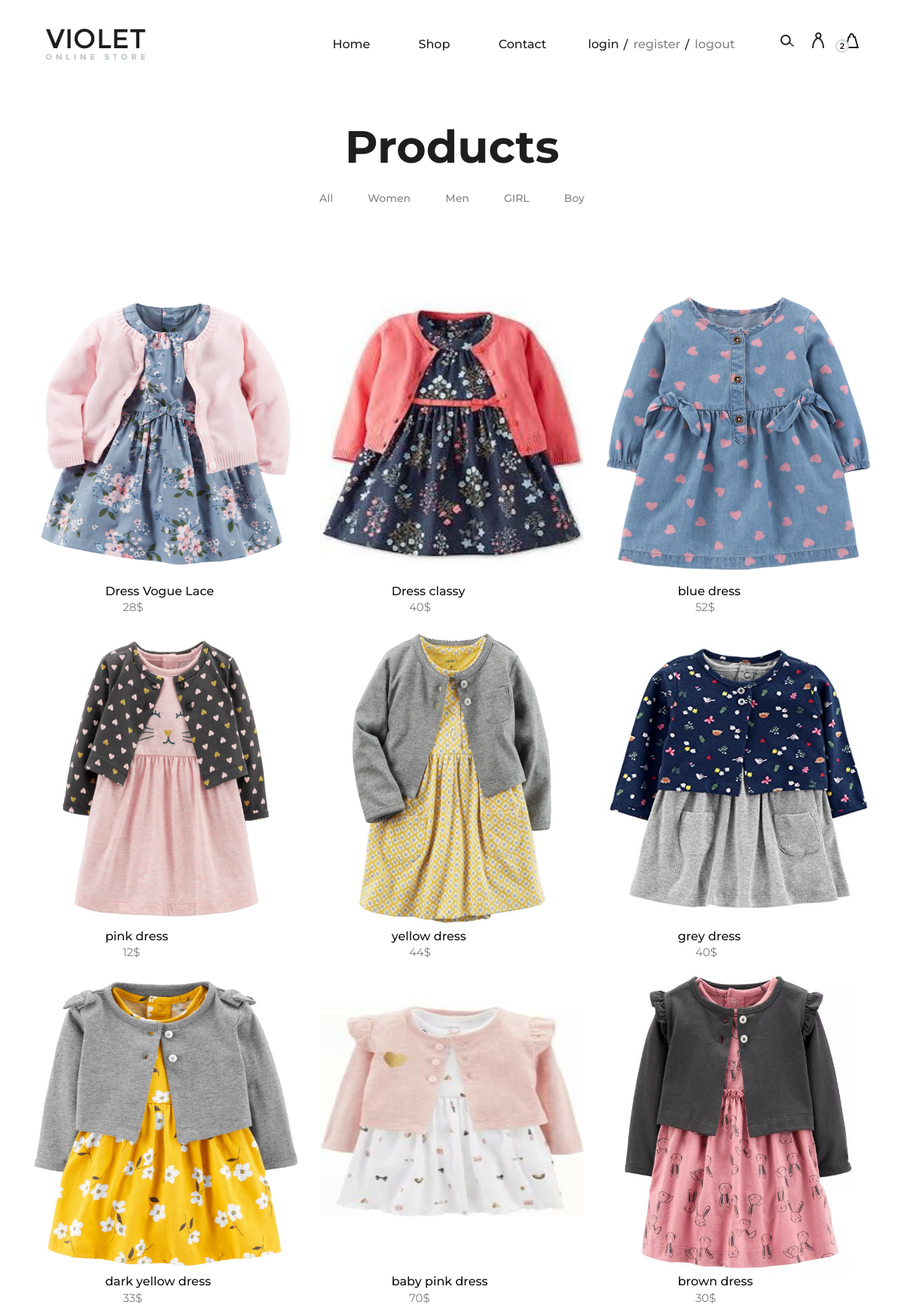
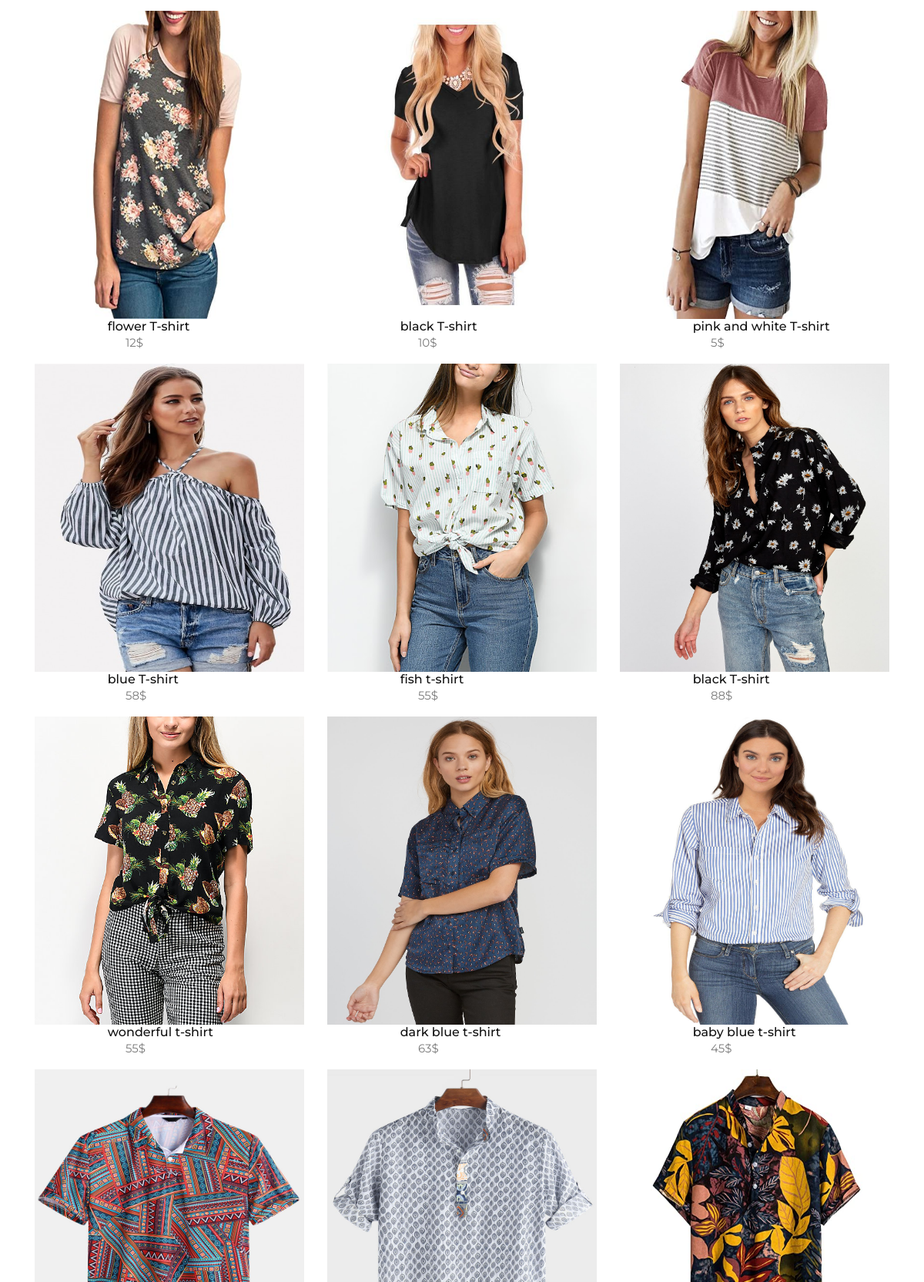
The page /care/all-product.php (upper part) on the database its author committed (2 pictures, top to bottom).
### tables this page shows
CREATE TABLE `product` (
  `pro_id` int(255) NOT NULL,
  `pro_name` varchar(255) NOT NULL,
  `pro_price` int(255) NOT NULL,
  `pro_imge` varchar(255) NOT NULL,
  `pro_desc` varchar(255) NOT NULL,
  `cat_id` int(11) NOT NULL
);

### care/all-product.php (the view, shortened to what this page needs)
<?php include("include/header.php") ?>
<?php include("admin/include/connection.php");
?>
  <section class="latest-products spad">
        <div class="container">
            <div class="product-filter">
                <div class="row">
                    <div class="col-lg-12 text-center">
                        <div class="section-title">
                            <h2>Products</h2>
                        </div>
                        <ul class="product-controls">
                            <li data-filter="*">All</li>
                            <li data-filter=".dresses">Women</li>
                            <li data-filter=".bags">Men</li>
                            <li data-filter=".shoes">GIRL</li>
                            <li data-filter=".accesories">Boy</li>
                        </ul>
                    </div>
                </div>
            </div>
<div class="row">
                                            <?php
                            $query = "select * from product ";
                            $result = mysqli_query($conn,$query);
                            while($product=mysqli_fetch_assoc($result)){
                              ?>
                                <div class="col-lg-4 col-sm-6" >
                    <img src='/care/admin/upload/product/<?php echo$product['pro_imge'] ?>' height='400' width='400'>
                                    <div class="box-text">
                                             <div class="product-text">
                            <h6>&nbsp;&nbsp;&nbsp;&nbsp;&nbsp;&nbsp;&nbsp;&nbsp;&nbsp;&nbsp;&nbsp;&nbsp;&nbsp;&nbsp;&nbsp;&nbsp;&nbsp;&nbsp;&nbsp;&nbsp;&nbsp; <?php echo "<td>{$product['pro_name']}</td>" ?></h6>
                            <p><?php echo "<td>{$product['pro_price']}$</td>" ?></p>
                        </div>
                                    </div>
                                </div>
                              <?php  } ?>
                            </div>
                </div>
            </section>
<?php include("include/footer.php") ?>

### care/css/style.css (style rules this page uses)
html, body { height: 100%; font-family: "Montserrat", sans-serif; -webkit-font-smoothing: antialiased; font-smoothing: antialiased; background: none; }
h1, h2, h3, h4, h5, h6 { margin: 0; color: #111111; font-weight: 500; font-family: "Montserrat", sans-serif; }
h2 { font-size: 36px; }
h6 { font-size: 16px; }
p { font-size: 15px; color: #7b7b7b; font-weight: 400; line-height: 1.6; font-family: "Montserrat", sans-serif; margin: 0 0 15px 0; }
img { max-width: 100%; }
ul, ol { padding: 0; margin: 0; }
.section-title h2 { color: #1e1e1e; font-size: 60px; font-weight: 700; }
.spad { padding-top: 100px; padding-bottom: 100px; }
.latest-products { padding-top: 55px; padding-bottom: 65px; }
.product-filter { margin-bottom: 100px; }
.product-filter .section-title { margin-bottom: 20px; }
.product-filter .product-controls li { list-style: none; display: inline-block; color: #838383; font-size: 14px; margin-right: 42px; font-weight: 500; cursor: pointer; }
.product-filter .product-controls li:last-child { margin-right: 0; }

### rows shown on the page
product: pro_imge (picture), pro_name "Dress Vogue Lace", pro_price "28"
product: pro_imge (picture), pro_name "Dress classy", pro_price "40"
product: pro_imge (picture), pro_name "blue dress", pro_price "52"
product: pro_imge (picture), pro_name "pink dress", pro_price "12"
product: pro_imge (picture), pro_name "yellow dress", pro_price "44"
product: pro_imge (picture), pro_name "grey dress", pro_price "40"
product: pro_imge (picture), pro_name "dark yellow dress", pro_price "33"
product: pro_imge (picture), pro_name "baby pink dress", pro_price "70"
product: pro_imge (picture), pro_name "brown dress", pro_price "30"
product: pro_imge (picture), pro_name "flower T-shirt", pro_price "12"
product: pro_imge (picture), pro_name "black T-shirt", pro_price "10"
product: pro_imge (picture), pro_name "pink and white T-shirt", pro_price "5"
product: pro_imge (picture), pro_name "blue T-shirt", pro_price "58"
product: pro_imge (picture), pro_name "fish t-shirt", pro_price "55"
product: pro_imge (picture), pro_name "black T-shirt", pro_price "88"
product: pro_imge (picture), pro_name "wonderful t-shirt", pro_price "55"
product: pro_imge (picture), pro_name "dark blue t-shirt", pro_price "63"
product: pro_imge (picture), pro_name "baby blue t-shirt", pro_price "45"
product: pro_imge (picture)
product: pro_imge (picture)
product: pro_imge (picture)
